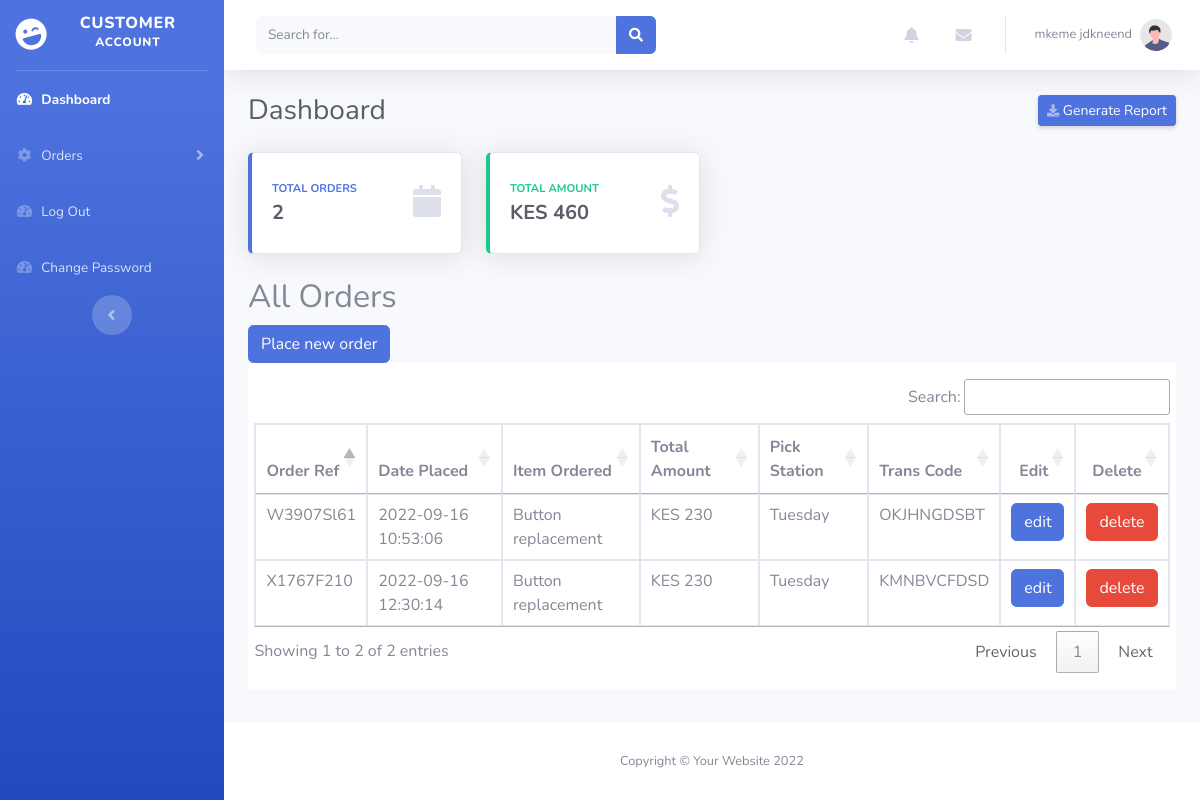
The app's page /customer/index.php (signed in) with its own data.
### tables this page shows
CREATE TABLE `customer` (
  `customer_id` int NOT NULL,
  `customer_name` varchar(30) DEFAULT NULL,
  `customer_email` varchar(30) DEFAULT NULL,
  `customer_phone_no` varchar(30) DEFAULT NULL
);

CREATE TABLE `payment` (
  `payment_id` int NOT NULL,
  `payment_amount` int DEFAULT NULL,
  `payment_date` datetime DEFAULT CURRENT_TIMESTAMP,
  `payment_mode` varchar(30) DEFAULT NULL,
  `payment_ref` varchar(30) DEFAULT NULL,
  `payment_order_id` int DEFAULT NULL
);

CREATE TABLE `customer_order` (
  `order_id` int NOT NULL,
  `order_ref` varchar(30) DEFAULT NULL,
  `order_date` datetime DEFAULT CURRENT_TIMESTAMP,
  `order_delivery_required` varchar(30) DEFAULT NULL,
  `order_delivery_location` varchar(30) DEFAULT NULL,
  `order_customer_id` int DEFAULT NULL,
  `order_status` varchar(50) DEFAULT 'pending'
);

CREATE TABLE `customer_order_items` (
  `item_id` int NOT NULL,
  `item_total_cost` varchar(30) DEFAULT NULL,
  `item_comments` varchar(30) DEFAULT NULL,
  `item_order_id` int DEFAULT NULL,
  `item_service_id` int DEFAULT NULL
);

### customer/customer-account.php (called while the page is built, shortened)
<?php
if (!isset($_SESSION['customer'])) {
    header('Location: ../index.php');
} else {
    $host = "localhost";
    $user = "root";
    $password="MyNewPassword";
    $dbname = "laundry";
    $conn = mysqli_connect($host, $user, $password, $dbname);
    $email = $_SESSION['customer'];
    $checkemail = "SELECT *  FROM `login` WHERE `login_username`= '$email' ";
    $queryemail = mysqli_query($conn, $checkemail);
    $checkemailrows = mysqli_num_rows($queryemail);
    if ($checkemailrows >= 1) {
        while ($fetch = mysqli_fetch_assoc($queryemail)) {
            $memberid = $fetch['login_customer_id'];
            global $memberid;
             $checkclient = "SELECT *  FROM `customer` WHERE `customer_id`= '$memberid'";
            $queryemail = mysqli_query($conn, $checkclient);
            $checkclientrows = mysqli_num_rows($queryemail);
            if ($checkclientrows >= 1) {
                while ($fetchclient = mysqli_fetch_assoc($queryemail)) {
                    $globalmembername = $fetchclient['customer_name'];
                }
            }
            global $memberid;
        }
    }
}

### customer/index.php (the view, shortened to what this page needs)
<?php
include 'customer-account.php';
?>
<!DOCTYPE html>
<html lang="en">
<head>
    <link href="vendor/fontawesome-free/css/all.min.css" rel="stylesheet" type="text/css">
    <link href="css/sb-admin-2.min.css" rel="stylesheet">
    <link rel="stylesheet" href="https://cdn.datatables.net/1.12.1/css/jquery.dataTables.min.css">
    <link rel="stylesheet" href="https://cdn.datatables.net/buttons/2.2.3/css/buttons.dataTables.min.css">
</head>
<body id="page-top">
    <div id="wrapper">
        <?php include 'sidebar.php'; ?>
        <div id="content-wrapper" class="d-flex flex-column">
            <div id="content">
                <nav class="navbar navbar-expand navbar-light bg-white topbar mb-4 static-top shadow">
                    <form class="d-none d-sm-inline-block form-inline mr-auto ml-md-3 my-2 my-md-0 mw-100 navbar-search">
                        <div class="input-group">
                            <input type="text" class="form-control bg-light border-0 small" placeholder="Search for..." aria-label="Search" aria-describedby="basic-addon2">
                            <div class="input-group-append">
                                <button class="btn btn-primary" type="button">
                                    <i class="fas fa-search fa-sm"></i>
                                </button>
                            </div>
                        </div>
                    </form>
                    <ul class="navbar-nav ml-auto">
                        <li class="nav-item dropdown no-arrow mx-1">
                            <a class="nav-link dropdown-toggle" href="#" id="alertsDropdown" role="button" data-toggle="dropdown" aria-haspopup="true" aria-expanded="false">
                                <i class="fas fa-bell fa-fw"></i>
                            </a>
                        </li>
                        <li class="nav-item dropdown no-arrow mx-1">
                            <a class="nav-link dropdown-toggle" href="#" id="messagesDropdown" role="button" data-toggle="dropdown" aria-haspopup="true" aria-expanded="false">
                                <i class="fas fa-envelope fa-fw"></i>
                            </a>
                        </li>
                        <li class="nav-item dropdown no-arrow">
                            <a class="nav-link dropdown-toggle" href="#" id="userDropdown" role="button" data-toggle="dropdown" aria-haspopup="true" aria-expanded="false">
                                <span class="mr-2 d-none d-lg-inline text-gray-600 small"><?php echo $globalmembername; ?></span>
                                <img class="img-profile rounded-circle" src="img/undraw_profile.svg">
                            </a>
                        </li>
                    </ul>
                </nav>
                <div class="container-fluid">
                    <div class="d-sm-flex align-items-center justify-content-between mb-4">
                        <h1 class="h3 mb-0 text-gray-800">Dashboard</h1>
                        <a href="print.php" class="d-none d-sm-inline-block btn btn-sm btn-primary shadow-sm"><i class="fas fa-download fa-sm text-white-50"></i> Generate Report</a>
                    </div>
                    <div class="row">
                        <div class="col-xl-3 col-md-6 mb-4">
                            <div class="card border-left-primary shadow h-100 py-2">
                                <div class="card-body">
                                    <div class="row no-gutters align-items-center">
                                        <div class="col mr-2">
                                            <div class="text-xs font-weight-bold text-primary text-uppercase mb-1">
                                                Total Orders</div>
                                            <?php
                                            include 'db-connection.php';
                                            $data = "SELECT * FROM `customer_order` WHERE `order_customer_id`='$memberid'";
                                            $query = mysqli_query($conn, $data);
                                            $totalorders = mysqli_num_rows($query);
                                            ?>
                                            <div class="h5 mb-0 font-weight-bold text-gray-800"><?php echo $totalorders; ?></div>
                                        </div>
                                        <div class="col-auto">
                                            <i class="fas fa-calendar fa-2x text-gray-300"></i>
                                        </div>
                                    </div>
                                </div>
                            </div>
                        </div>
                        <div class="col-xl-3 col-md-6 mb-4">
                            <div class="card border-left-success shadow h-100 py-2">
                                <div class="card-body">
                                    <div class="row no-gutters align-items-center">
                                        <div class="col mr-2">
                                            <div class="text-xs font-weight-bold text-success text-uppercase mb-1">
                                                Total Amount</div>
                                            <?php
                                            include 'db-connection.php';
                                            $totalcost = 0;
                                            $data = "SELECT * FROM `customer_order` WHERE `order_customer_id`='$memberid'";
                                            $query = mysqli_query($conn, $data);
                                            while ($fetch = mysqli_fetch_assoc($query)) {
                                                $orderid = $fetch['order_id'];
                                                $paydata = "SELECT * FROM `payment` WHERE `payment_order_id`='$orderid'";
                                                $querypay = mysqli_query($conn, $paydata);
                                                while ($queryfetch = mysqli_fetch_assoc($querypay)) {
                                                    $payment = $queryfetch['payment_amount'];
                                                    $totalcost += $payment;
                                                }
                                            }
                                            ?>
                                            <div class="h5 mb-0 font-weight-bold text-gray-800">
                                                KES <?php echo $totalcost; ?>
                                            </div>
                                        </div>
                                        <div class="col-auto">
                                            <i class="fas fa-dollar-sign fa-2x text-gray-300"></i>
                                        </div>
                                    </div>
                                </div>
                            </div>
                        </div>
                    </div>
                    <div class="row">
                        <div class="col-lg-12">
                            <h2 class="title-1 m-b-25">All Orders</h2>
                            <a href="create-order.php" class="btn btn-primary">Place new order</a>
                            <div class="table-responsive table--no-card m-b-40" style="background-color: #fff;padding:1rem .4rem;">
                                <table class="table table-bordered" id="example">
                                    <thead>
                                        <tr>
                                            <th>Order Ref</th>
                                            <th>Date Placed</th>
                                            <th>Item Ordered </th>
                                            <th>Total Amount </th>
                                            <th>Pick Station</th>
                                            <th>Trans Code</th>
                                            <th class="text-right">Edit</th>
                                            <th class="text-right">Delete</th>
                                        </tr>
                                    </thead>
                                    <tbody>
                                        <?php
                                        include 'db-connection.php';
                                        $data = "SELECT * FROM `customer_order` WHERE `order_customer_id`='$memberid'";
                                        $query = mysqli_query($conn, $data);
                                        while ($fetch = mysqli_fetch_assoc($query)) {
                                            $orderid = $fetch['order_id'];
                                            $orderref = $fetch['order_ref'];
                                            $orderdate = $fetch['order_date'];
                                            $ordertown = $fetch['order_delivery_required'];
                                            $itemdata = "SELECT * FROM `customer_order_items` WHERE `item_order_id`='$orderid'";
                                            $queryitemdata = mysqli_query($conn, $itemdata);
                                            while ($queryfetch = mysqli_fetch_assoc($queryitemdata)) {
                                                $comments = $queryfetch['item_comments'];
                                            }
                                            $paydata = "SELECT * FROM `payment` WHERE `payment_order_id`='$orderid'";
                                            $querypay = mysqli_query($conn, $paydata);
                                            while ($queryfetch = mysqli_fetch_assoc($querypay)) {
                                                $payment = $queryfetch['payment_amount'];
                                                $paycode = $queryfetch['payment_ref'];
                                                echo "
                                                <tr>
                                                <td>$orderref</td>
                                                <td>$orderdate</td>
                                                <td>$comments</td>
                                                 <td>KES $payment</td>
                                                 <td>$ordertown</td>
                                                 <td class='text-uppercase'>$paycode</td>
                                                <td><a href='edit-order.php?id=$orderid' class='btn btn-primary btn-block'>edit</td>
                                                <td><a href='delete-order.php?id=$orderid' class='btn btn-danger btn-block'>delete</td>
                                            </tr>
                                                ";
                                            }
                                        }
                                        ?>
                                    </tbody>
                                </table>
                            </div>
                        </div>
                    </div>
                </div>
            </div>
            <footer class="sticky-footer bg-white">
                <div class="container my-auto">
                    <div class="copyright text-center my-auto">
                        <span>Copyright &copy; Your Website 2022</span>
                    </div>
                </div>
            </footer>
        </div>
    </div>
</body>
</html>

### records on screen
customer: customer_name "mkeme jdkneend"
payment: payment_order.order_ref "W3907Sl61", payment_order.order_date "2022-09-16 10:53:06", payment_amount "230", payment_order.order_delivery_required "Tuesday", payment_ref "OKJHNGDSBT"
customer_order_items: item_comments "Button replacement"
payment: payment_order.order_ref "X1767F210", payment_order.order_date "2022-09-16 12:30:14", payment_amount "230", payment_order.order_delivery_required "Tuesday", payment_ref "KMNBVCFDSD"

### other values on screen
$totalorders "2"
$totalcost "460"
